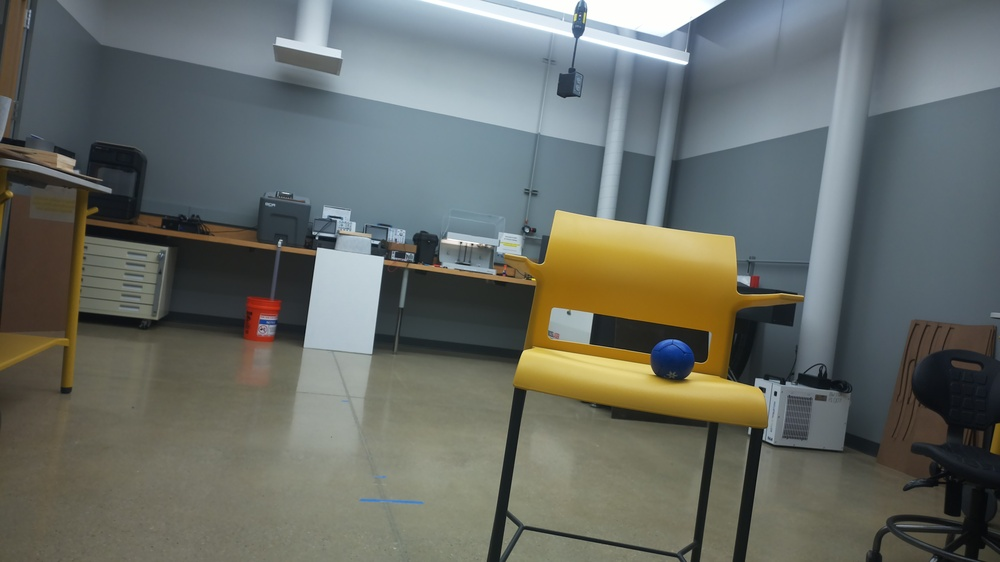
#> input picture Imagecapture.jpg, 1000 x 562 px, shrunk from 4608 x 2592 before the run, found by its file name
$ python cropped_image.py
#> lines starting #> are read from the running program, lines starting #| are printed output that depends on the picture
import sys
sys.path.append('/home/YCCap/ballmap/env/lib/python3.11/site-packages/cv2')
import cv2
sys.path.append('/home/YCCap/ballmap/env/lib/python3.11/site-packages/numpy')
import numpy as np
import os
os.environ['QT_QPA_PLATFORM_PLUGIN_PATH'] = '/home/YCCap/ballmap/env/lib/python3.11/site-packages/cv2/qt/plugins/platforms'

# [27 lines of commented-out code are left out]
image = cv2.imread('/home/YCCap/ballmap/Imagecapture.jpg')
#> image is the input picture: shape (562, 1000, 3); mean B, G, R 102.1, 107.9, 103.7

# Check if the image is loaded successfully
if image is None:
    print("Error: Unable to load image.")
else:
    # Get image height and width
    height, width, _ = image.shape
#> height = 562; width = 1000
    print("Image height:", height)
#| Image height: 562
    print('Image width:', width)
#| Image width: 1000

new_height = height // 2
#> new_height = 281
print('New Height:', new_height)
#| New Height: 281

new_width = width // 4
#> new_width = 250
print('New Width:',new_width)
#| New Width: 250


cropped_image = image[new_height:, new_width:(width - new_width)]
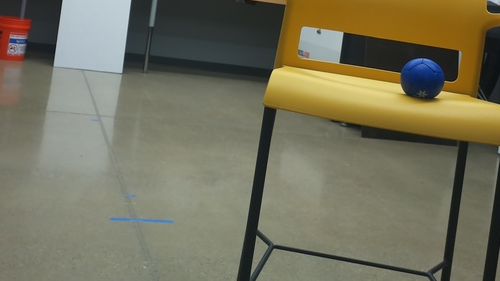
#> cropped_image: shape (281, 500, 3); mean B, G, R 92.8, 114.5, 117.6

#Display Cropped Image
cv2.imwrite('cropped_image.jpg',cropped_image)
cv2.waitKey(0)
cv2.destroyAllWindows()
